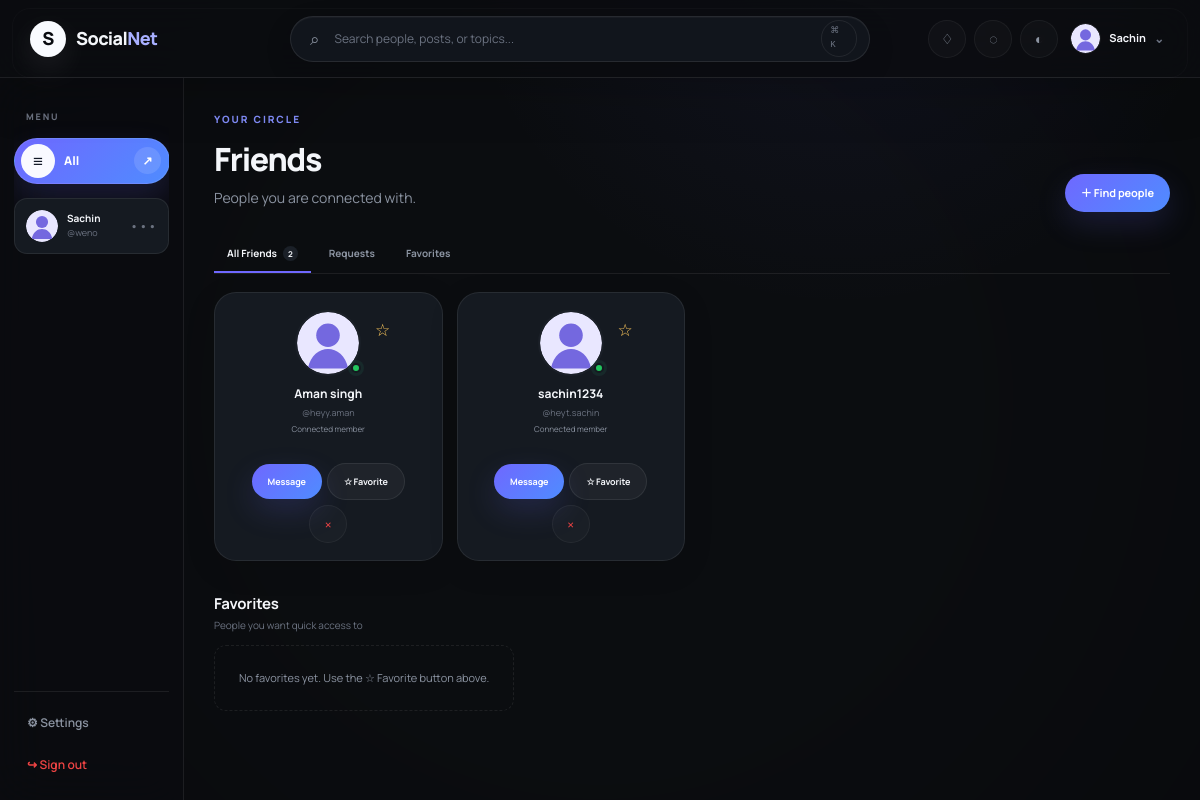
The app's page /friends (signed in) with its own data.
### tables this page shows
CREATE TABLE users (
    id INTEGER PRIMARY KEY AUTOINCREMENT,
    name TEXT NOT NULL,
    username TEXT NOT NULL COLLATE NOCASE UNIQUE,
    email TEXT NOT NULL COLLATE NOCASE UNIQUE,
    password_hash TEXT NOT NULL,
    bio TEXT DEFAULT '',
    profile_picture TEXT NOT NULL DEFAULT 'default-avatar.svg',
    is_blocked INTEGER NOT NULL DEFAULT 0,
    created_at TEXT NOT NULL DEFAULT CURRENT_TIMESTAMP
, cover_picture TEXT NOT NULL DEFAULT '');

### app.py (the view)
@app.route("/friends")
@login_required
def friends():
    uid = session["user_id"]
    con = get_db()
    friends_list = con.execute(
        """SELECT u.* FROM users u JOIN friendships f ON f.friend_id=u.id
           WHERE f.user_id=? ORDER BY u.name""", (uid,)
    ).fetchall()
    fav_ids = {r["favourite_user_id"] for r in con.execute(
        "SELECT favourite_user_id FROM favourites WHERE user_id=?", (uid,)
    ).fetchall()}
    con.close()
    return render_template("friends.html", friends=friends_list, fav_ids=fav_ids)

### app.py (called while the page is built)
def get_db():
    con = sqlite3.connect(DB_PATH)
    con.row_factory = sqlite3.Row
    con.execute("PRAGMA foreign_keys = ON")
    return con

def login_required(view):
    @wraps(view)
    def wrapped(*args, **kwargs):
        if "user_id" not in session:
            flash("Please log in to continue.", "error")
            return redirect(url_for("login"))
        return view(*args, **kwargs)
    return wrapped

@app.context_processor
def common_context():
    pending = 0
    if "user_id" in session:
        con = get_db()
        pending = con.execute(
            "SELECT COUNT(*) FROM friend_requests WHERE receiver_id=? AND status='pending'",
            (session["user_id"],)
        ).fetchone()[0]
        con.close()
    current_user = None
    if "user_id" in session:
        con = get_db()
        current_user = con.execute("SELECT * FROM users WHERE id=?", (session["user_id"],)).fetchone()
        con.close()
    return {"pending_count": pending, "logged_in": "user_id" in session, "current_user": current_user}

### templates/friends.html
{% extends "base.html" %}{% block title %}Friends · SocialNet{% endblock %}
{% block content %}<div class="content-wrap">
<div class="page-heading"><div><p class="eyebrow">YOUR CIRCLE</p><h1>Friends</h1><p class="subtext">People you are connected with.</p></div><a class="btn primary" href="{{ url_for('search') }}">＋ Find people</a></div>
<div class="tabs"><a class="active" href="#all">All Friends <b>{{ friends|length }}</b></a><a href="{{ url_for('requests_page') }}">Requests {% if pending_count %}<b>{{ pending_count }}</b>{% endif %}</a><a href="#favorites">Favorites</a></div>
<section id="all" class="people-grid">{% for f in friends %}<article class="user-card card"><div class="user-card-top"><img src="{{ url_for('static',filename='uploads/'+f['profile_picture']) }}"><span class="online"></span><button class="star-btn">{% if f['id'] in fav_ids %}★{% else %}☆{% endif %}</button></div><h3>{{ f['name'] }}</h3><p>@{{ f['username'] }}</p><small>Connected member</small><div class="card-actions"><a class="btn primary small" href="{{ url_for('chat',user_id=f['id']) }}">Message</a>{% if f['id'] in fav_ids %}<form method="post" action="{{ url_for('remove_favourite',user_id=f['id']) }}"><button class="btn ghost small">★ Favorite</button></form>{% else %}<form method="post" action="{{ url_for('add_favourite',user_id=f['id']) }}"><button class="btn ghost small">☆ Favorite</button></form>{% endif %}<form method="post" action="{{ url_for('remove_friend',friend_id=f['id']) }}" onsubmit="return confirm('Remove this friend?')"><button class="icon-btn danger-icon" title="Remove friend">×</button></form></div></article>{% else %}<div class="empty wide">No friends yet. <a class="text-btn" href="{{ url_for('search') }}">Find people →</a></div>{% endfor %}</section>
<section id="favorites" class="favorites-section"><div class="section-head"><div><h2>Favorites</h2><span>People you want quick access to</span></div></div><div class="favorite-chips">{% for f in friends if f['id'] in fav_ids %}<a href="{{ url_for('chat',user_id=f['id']) }}"><span>★</span><img src="{{ url_for('static',filename='uploads/'+f['profile_picture']) }}"><b>{{ f['name'] }}</b></a>{% else %}<div class="empty wide">No favorites yet. Use the ☆ Favorite button above.</div>{% endfor %}</div></section>
</div>{% endblock %}

### templates/base.html (shortened to what this page needs)
<!doctype html>
<html lang="en" data-theme="dark">
<head>
<link rel="stylesheet" href="{{ url_for('static', filename='css/style.css') }}">
</head>
<body class="{% if logged_in %}app-shell{% else %}public-shell{% endif %}">
{% if logged_in %}
<header class="topbar">
  <div class="topbar-left"><button class="icon-btn mobile-menu" data-action="toggle-sidebar" aria-label="Menu">☰</button>
  <a class="brand" href="{{ url_for('dashboard') }}"><span class="brand-mark">S</span><span>Social<span class="brand-accent">Net</span></span></a></div>
  <form class="global-search" action="{{ url_for('search') }}" method="get" autocomplete="off">
    <span>⌕</span><input id="globalSearch" name="q" value="{{ request.args.get('q','') }}" placeholder="Search people, posts, or topics..." aria-label="Search">
    <kbd>⌘ K</kbd><div class="search-suggest" id="searchSuggest"><div class="suggest-head">Quick search</div><div class="suggest-item">Search people by name or @username</div><div class="suggest-item">Find topics and communities</div></div>
  </form>
  <div class="top-actions">
    <a class="icon-btn has-dot" href="{{ url_for('requests_page') }}" title="Notifications">♢{% if pending_count %}<i>{{ pending_count }}</i>{% endif %}</a>
    <a class="icon-btn" href="{{ url_for('friends') }}" title="Messages">◌</a>
    <button class="icon-btn" data-action="toggle-theme" title="Toggle theme">◐</button>
    <div class="user-menu">
      <a href="{{ url_for('profile') }}" class="mini-profile"><img src="{{ url_for('static', filename='uploads/'+(current_user['profile_picture'] if current_user else 'default-avatar.svg')) }}" onerror="this.src='{{ url_for('static', filename='uploads/default-avatar.svg') }}'"><span>{{ session.get('user_name','User') }}</span><b>⌄</b></a>
    </div>
  </div>
</header>
<div class="app-layout">
<aside class="sidebar" id="sidebar">
  <div class="side-scroll">
    <div class="side-label">MENU</div>
    <button class="all-nav-trigger" type="button" data-action="toggle-all-nav" aria-expanded="false" aria-controls="allNavPanel">
      <span class="all-nav-trigger-icon">≡</span><span>All</span><span class="all-nav-chevron">↗</span>
    </button>
    <div class="side-profile">
      <img src="{{ url_for('static', filename='uploads/'+(current_user['profile_picture'] if current_user else 'default-avatar.svg')) }}" alt="">
      <div><b>{{ session.get('user_name','User') }}</b><small>@{{ session.get('username','user') }}</small></div>
      <a href="{{ url_for('profile') }}">•••</a>
    </div>
  </div>
  <div class="side-footer"><a href="{{ url_for('settings') }}">⚙ Settings</a><a class="logout-link" href="{{ url_for('logout') }}">↪ Sign out</a></div>
</aside>
<main class="page-content">
{% block content %}{% endblock %}
</main></div>
{% else %}
{% with messages=get_flashed_messages(with_categories=true) %}{% if messages %}<div class="toast-wrap">{% for category,message in messages %}<div class="toast {{ category }}"><span>!</span>{{ message }}<button data-action="close-toast">×</button></div>{% endfor %}</div>{% endif %}{% endwith %}
{% endif %}
</body></html>

### records on screen
users: profile_picture (placeholder picture), get "Sachin", get "weno"
users: profile_picture (placeholder picture), name "Aman singh", username "heyy.aman"
users: profile_picture (placeholder picture), name "sachin1234", username "heyt.sachin"

### other values on screen
{{ friends|length }} "2"
